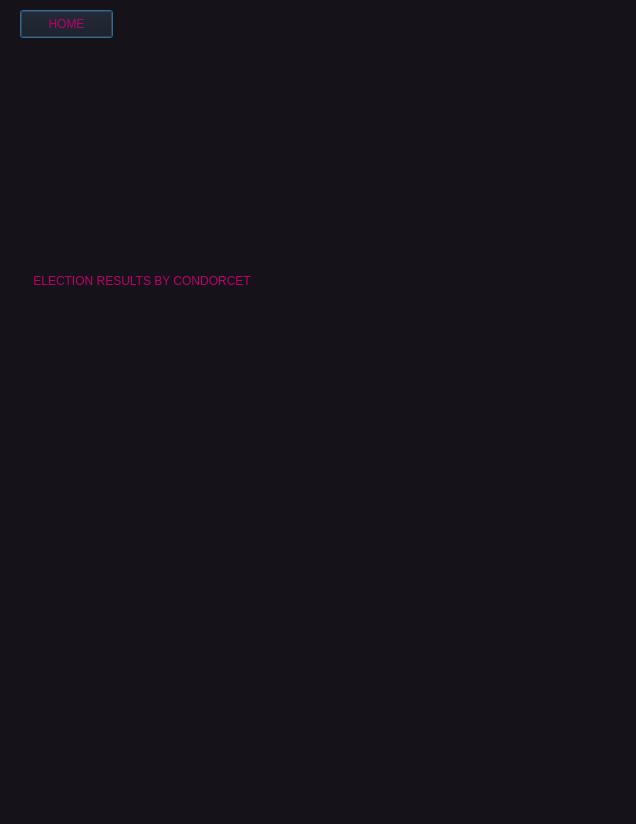
<?xml version="1.0" encoding="UTF-8"?>
<ui version="4.0">
 <class>Dialog</class>
 <widget class="QDialog" name="Dialog">
  <property name="geometry">
   <rect>
    <x>0</x>
    <y>0</y>
    <width>636</width>
    <height>824</height>
   </rect>
  </property>
  <property name="windowTitle">
   <string>Dialog</string>
  </property>
  <widget class="QWidget" name="widget" native="true">
   <property name="geometry">
    <rect>
     <x>0</x>
     <y>0</y>
     <width>640</width>
     <height>825</height>
    </rect>
   </property>
   <property name="styleSheet">
    <string notr="true">alternate-background-color: qlineargradient(spread:pad, x1:0, y1:0, x2:1, y2:0, stop:0 rgba(0, 0, 0, 255), stop:1 rgba(255, 255, 255, 255));
background-color: rgb(255, 255, 0);
background-color: #161219</string>
   </property>
   <widget class="QLabel" name="label_2">
    <property name="geometry">
     <rect>
      <x>420</x>
      <y>270</y>
      <width>331</width>
      <height>31</height>
     </rect>
    </property>
    <property name="styleSheet">
     <string notr="true">font: 75 italic 8pt &quot;Rockwell&quot;;
color: rgb(255, 255, 255);
color: rgb(255, 255, 255);
font: 75 italic 8pt &quot;Arial Nova Cond&quot;;
gridline-color: rgb(200, 89, 189);
color: rgb(0, 0, 255);
color: rgb(170, 0, 0);
color: rgb(85, 170, 255);
color: rgb(255, 255, 0);</string>
    </property>
    <property name="text">
     <string/>
    </property>
   </widget>
   <widget class="QLabel" name="label_5">
    <property name="geometry">
     <rect>
      <x>470</x>
      <y>430</y>
      <width>221</width>
      <height>20</height>
     </rect>
    </property>
    <property name="styleSheet">
     <string notr="true">font: 12pt &quot;MS Shell Dlg 2&quot;;
color: rgb(255, 0, 0);
color: rgb(255, 0, 0);</string>
    </property>
    <property name="text">
     <string/>
    </property>
   </widget>
   <widget class="QLabel" name="label">
    <property name="geometry">
     <rect>
      <x>30</x>
      <y>260</y>
      <width>581</width>
      <height>41</height>
     </rect>
    </property>
    <property name="styleSheet">
     <string notr="true">font: 8pt &quot;Kristen ITC&quot;;
color: rgb(188, 0, 108);
font: 16pt &quot;Kristen ITC&quot;;
</string>
    </property>
    <property name="text">
     <string> ELECTION RESULTS BY CONDORCET</string>
    </property>
   </widget>
   <widget class="QPushButton" name="pushButton">
    <property name="geometry">
     <rect>
      <x>20</x>
      <y>10</y>
      <width>93</width>
      <height>28</height>
     </rect>
    </property>
    <property name="styleSheet">
     <string notr="true">font: 8pt &quot;Kristen ITC&quot;;
color: rgb(188, 0, 108);
font: 8pt &quot;Kristen ITC&quot;;
</string>
    </property>
    <property name="text">
     <string>HOME</string>
    </property>
   </widget>
  </widget>
 </widget>
 <resources/>
 <connections/>
</ui>
